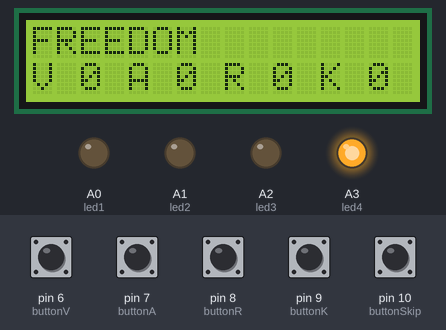
Recording of a sketch running on a simulated Arduino Uno, built with avr-gcc and run on an emulated ATmega328P. On the bench: 16×2 character LCD, output pins drawn as LEDs (lit = HIGH). The inputs (shaded band) are chosen by the test bench; at power-on: pin 6 (buttonV), pin 7 (buttonA), pin 8 (buttonR), pin 9 (buttonK), pin 10 (buttonSkip) HIGH. Random numbers use the default seed unless the sketch sets one; what the sketch prints to the serial monitor is not drawn.

Above: at 3.3 s.
3.4 s: pin 6 (buttonV) pulled LOW for 0.15 s
At 4.7 s:
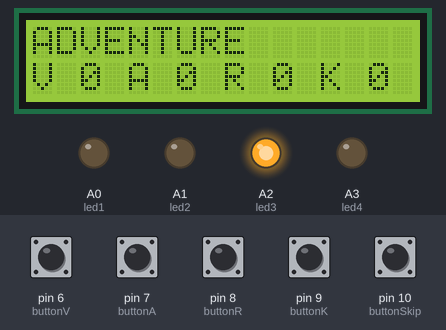
5.2 s: pin 7 (buttonA) pulled LOW for 0.15 s
At 6.0 s:
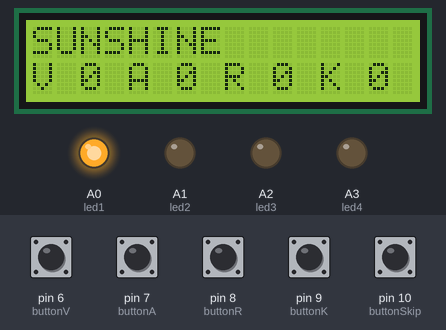
7.0 s: pin 8 (buttonR) pulled LOW for 0.15 s
At 8.5 s:
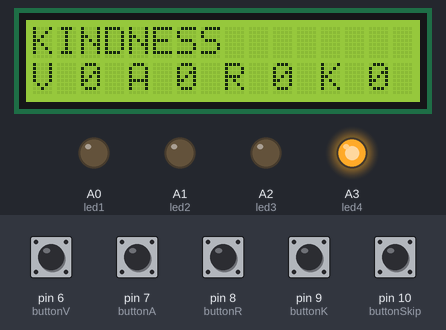
8.8 s: pin 9 (buttonK) pulled LOW for 0.15 s
At 10.2 s:
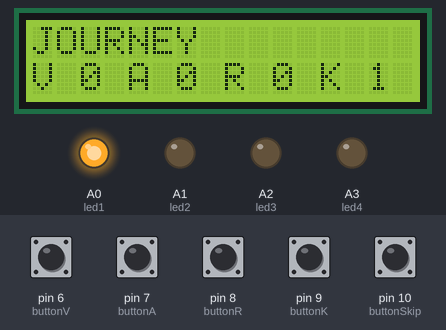
10.5 s: pin 10 (buttonSkip) pulled LOW for 0.15 s
At 11.9 s:
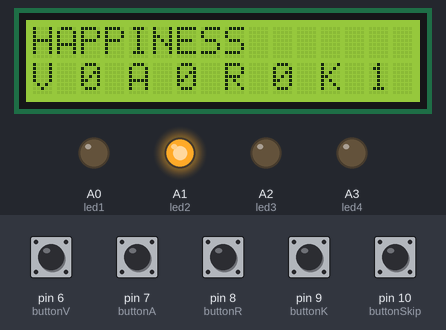
12.2 s: pin 6 (buttonV) pulled LOW for 1 s
At 13.7 s:
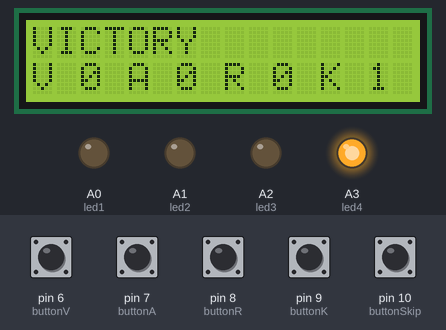
Timing chart, 0 to 15.2 s (numbered marks = the images above; inputs shaded):
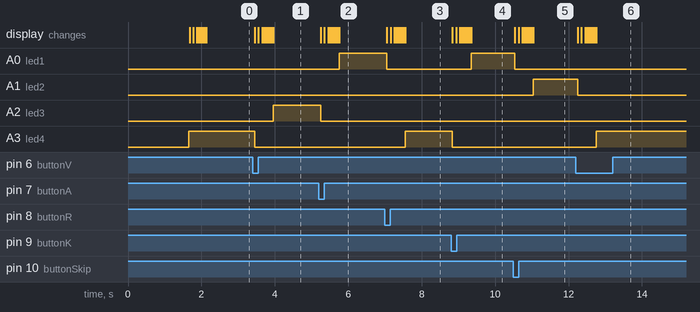

Measured:
- after the input at 3.4 s, A2 (led3): LOW → HIGH after 0.56 s; A3 (led4): HIGH → LOW after 0.05 s; the display: first changes after 0.05 s (image 1 shows a later state)
- after the input at 5.2 s, A0 (led1): LOW → HIGH after 0.56 s; A2 (led3): HIGH → LOW after 0.05 s; the display: first changes after 0.05 s (image 2 shows a later state)
- after the input at 7.0 s, A0 (led1): HIGH → LOW after 0.05 s; A3 (led4): LOW → HIGH after 0.56 s; the display: first changes after 0.05 s (image 3 shows a later state)
- after the input at 8.8 s, A0 (led1): LOW → HIGH after 0.54 s; A3 (led4): HIGH → LOW at once; the display: first changes at once (image 4 shows a later state)
- after the input at 10.5 s, A0 (led1): HIGH → LOW at once; A1 (led2): LOW → HIGH after 0.55 s; the display: first changes at once (image 5 shows a later state)
- after the input at 12.2 s, A1 (led2): HIGH → LOW after 0.05 s; A3 (led4): LOW → HIGH after 0.56 s; the display: first changes after 0.05 s (image 6 shows a later state)

The sketch:

v4.ino
```cpp
#include <LiquidCrystal.h>

// LCD pin configuration
const int rs = 12, en = 11, d4 = 5, d5 = 4, d6 = 3, d7 = 2;
LiquidCrystal lcd(rs, en, d4, d5, d6, d7);

// Button pin configuration
const int buttonV = 6;
const int buttonA = 7;
const int buttonR = 8;
const int buttonK = 9;
const int buttonSkip = 10;

// LED pin configuration - using analog pins as digital
const int led1 = A0;
const int led2 = A1;
const int led3 = A2;
const int led4 = A3;

// Score variables
int scoreV = 0;
int scoreA = 0;
int scoreR = 0;
int scoreK = 0;

// Word array
const char* words[] = {
  "SUNSHINE", "MORNING", "ADVENTURE", "BEAUTIFUL",
  "CHALLENGE", "VICTORY", "BRILLIANT", "DISCOVER",
  "FREEDOM", "HAPPINESS", "JOURNEY", "KINDNESS",
  "MIRACLE", "OPPORTUNITY", "PEACEFUL", "TREASURE",
  "WONDERFUL", "CREATIVE", "FRIENDSHIP", "INSPIRE", "VOLCANO", "AVALANCHE", "RAINBOW", "WATERFALL",
  "FOREST", "OCEAN", "MOUNTAIN", "GALAXY",
  "PLANET", "WEATHER", "CLIMATE", "ENERGY",
  "SCIENCE", "NATURE", "ANIMAL", "PLANT",
  "UNIVERSE", "ECOLOGY", "GEOLOGY", "BIOLOGY",  "SUCCESS", "ACHIEVE", "PASSION", "COURAGE",
  "DETERMINED", "POSITIVE", "GROWTH", "LEARNING",
  "STRENGTH", "WISDOM", "HARMONY", "BALANCE",
  "GRATITUDE", "PATIENCE", "RESPECT", "HONESTY",
  "CONFIDENCE", "OPTIMISM", "EMPATHY", "SERENITY",  "MYSTERY", "PUZZLE", "JOURNEY", "VICTORY",
  "FREEDOM", "WISDOM", "COURAGE", "SERENITY",
  "HARMONY", "PASSION", "LEGACY", "DESTINY",
  "FANTASY", "REALITY", "FUTURE", "HISTORY",
  "CULTURE", "TRADITION", "INNOVATION", "PROGRESS",  "PICTURE", "MUSIC", "COLOR", "NUMBER",
  "LETTER", "STORY", "DREAM", "SMILE",
  "LAUGH", "DANCE", "SING", "PLAY",
  "LEARN", "TEACH", "BUILD", "CREATE",
  "EXPLORE", "TRAVEL", "SHARE", "HELP"
};
const int wordCount = 12;

int currentWordIndex = -1;
int currentLed = -1; // Which LED is currently lit

// Button state tracking
unsigned long lastButtonPress = 0;
const unsigned long debounceDelay = 300;

void setup() {
  Serial.begin(9600);
  lcd.begin(16, 2);
  delay(500);
  // Initialize buttons
  pinMode(buttonV, INPUT_PULLUP);
  pinMode(buttonA, INPUT_PULLUP);
  pinMode(buttonR, INPUT_PULLUP);
  pinMode(buttonK, INPUT_PULLUP);
  pinMode(buttonSkip, INPUT_PULLUP);

  // Initialize LEDs
  pinMode(led1, OUTPUT);
  pinMode(led2, OUTPUT);
  pinMode(led3, OUTPUT);
  pinMode(led4, OUTPUT);

  // Turn off all LEDs initially
  turnOffAllLEDs();
  delay(500);
  randomSeed(analogRead(A5)); // Use unused analog pin for random seed
  delay(500);
  Serial.println("=== SYSTEM STARTED ===");
  Serial.println("LED to Button mapping:");
  Serial.println("LED1 -> Button V");
  Serial.println("LED2 -> Button A");
  Serial.println("LED3 -> Button R");
  Serial.println("LED4 -> Button K");

  displayRandomWord();
  lightRandomLED();
  updateScoreDisplay();
  Serial.println("Ready for button presses!");
}

void loop() {
  // Simple direct button checking
  checkButtonSimple(buttonV, 'V');
  checkButtonSimple(buttonA, 'A');
  checkButtonSimple(buttonR, 'R');
  checkButtonSimple(buttonK, 'K');
  checkButtonSimple(buttonSkip, 'S');
}

void checkButtonSimple(int buttonPin, char buttonType) {
  // Read button state directly
  int buttonState = digitalRead(buttonPin);

  // With INPUT_PULLUP: LOW means pressed
  if (buttonState == LOW) {
    Serial.print("=== BUTTON ");
    Serial.print(buttonType);
    Serial.println(" PRESSED ===");

    // Debounce check
    if (millis() - lastButtonPress > debounceDelay) {
      handleButtonPress(buttonType);
      lastButtonPress = millis();
    }

    // Wait for button release
    while (digitalRead(buttonPin) == LOW) {
      delay(10);
    }
    Serial.print("Button ");
    Serial.print(buttonType);
    Serial.println(" released");
  }
}

void handleButtonPress(char buttonType) {
  // Check if correct button was pressed for the lit LED
  bool correctPress = checkLEDButtonMatch(buttonType);

  // Update the score based on whether it was correct
  if (correctPress) {
    switch(buttonType) {
      case 'V':
        scoreV++;
        Serial.println(">>> CORRECT! V score incremented!");
        break;
      case 'A':
        scoreA++;
        Serial.println(">>> CORRECT! A score incremented!");
        break;
      case 'R':
        scoreR++;
        Serial.println(">>> CORRECT! R score incremented!");
        break;
      case 'K':
        scoreK++;
        Serial.println(">>> CORRECT! K score incremented!");
        break;
      case 'S':
        Serial.println(">>> Skip pressed - no score change");
        break;
    }
  } else {
    Serial.println(">>> WRONG button pressed! No score change.");
  }

  // Turn off current LED
  turnOffAllLEDs();

  // Update displays and show new word with new LED
  updateScoreDisplay();
  displayRandomWord();
  lightRandomLED();

  Serial.println("--- Ready for next button ---");
}

bool checkLEDButtonMatch(char buttonType) {
  // Check if pressed button matches the lit LED
  // LED1 -> V, LED2 -> A, LED3 -> R, LED4 -> K

  bool isMatch = false;

  switch(buttonType) {
    case 'V':
      isMatch = (currentLed == 0); // LED1 corresponds to V
      break;
    case 'A':
      isMatch = (currentLed == 1); // LED2 corresponds to A
      break;
    case 'R':
      isMatch = (currentLed == 2); // LED3 corresponds to R
      break;
    case 'K':
      isMatch = (currentLed == 3); // LED4 corresponds to K
      break;
    case 'S':
      isMatch = true; // Skip is always valid
      break;
  }

  Serial.print("LED ");
  Serial.print(currentLed + 1);
  Serial.print(" lit, Button ");
  Serial.print(buttonType);
  Serial.print(" pressed - ");
  Serial.println(isMatch ? "MATCH!" : "NO MATCH!");

  return isMatch;
}

void lightRandomLED() {
  // Turn off all LEDs first
  turnOffAllLEDs();

  // Randomly select an LED (0-3)
  currentLed = random(4);

  // Light up the selected LED
  switch(currentLed) {
    case 0:
      digitalWrite(led1, HIGH);
      Serial.println(">>> LED1 lit (Press V)");
      break;
    case 1:
      digitalWrite(led2, HIGH);
      Serial.println(">>> LED2 lit (Press A)");
      break;
    case 2:
      digitalWrite(led3, HIGH);
      Serial.println(">>> LED3 lit (Press R)");
      break;
    case 3:
      digitalWrite(led4, HIGH);
      Serial.println(">>> LED4 lit (Press K)");
      break;
  }
}

void turnOffAllLEDs() {
  digitalWrite(led1, LOW);
  digitalWrite(led2, LOW);
  digitalWrite(led3, LOW);
  digitalWrite(led4, LOW);
}

void displayRandomWord() {
  int newIndex;
  do {
    newIndex = random(wordCount);
  } while (newIndex == currentWordIndex && wordCount > 1);

  currentWordIndex = newIndex;

  lcd.setCursor(0, 0);
  lcd.print("                "); // Clear line
  lcd.setCursor(0, 0);
  lcd.print(words[currentWordIndex]);

  Serial.print("New word displayed: ");
  Serial.println(words[currentWordIndex]);
}

void updateScoreDisplay() {
  // Clear the entire second line first
  lcd.setCursor(0, 1);
  lcd.print("                "); // Clear entire line
  delay(50);
  // Optimized spacing to fit all scores within 16 characters
  // Format: "V:99 A:99 R:99 K:99" = 15 characters total

  // V score (positions 0-3)
  lcd.setCursor(0, 1);
  delay(50);
  lcd.print("V");
  printScore(scoreV, 2); // 2 characters for V score
  delay(50);
//  lcd.print("*");
  // A score (positions 4-7)
  lcd.setCursor(4, 1);
  delay(50);
  lcd.print("A");
  delay(50);
  printScore(scoreA, 2); // 2 characters for A score
//  lcd.print("*");
  // R score (positions 8-11)
  lcd.setCursor(8, 1);
  delay(50);
  lcd.print("R");
  delay(50);
  printScore(scoreR, 2); // 2 characters for R score
//  lcd.print("*");
  // K score (positions 12-15) - LAST 4 CHARACTERS
  lcd.setCursor(12, 1);
  delay(50);
  lcd.print("K");
  delay(50);
  printScore(scoreK, 2); // 2 characters for K score
//  lcd.print("*");
  delay(50);
  // Update Serial for debugging
  Serial.print("Current scores - V:");
  Serial.print(scoreV);
  Serial.print(" A:");
  Serial.print(scoreA);
  Serial.print(" R:");
  Serial.print(scoreR);
  Serial.print(" K:");
  Serial.println(scoreK);
}

void printTwoDigitScore(int score) {
  if (score < 10) {
    lcd.print("0");
    lcd.print(score);
  } else if (score < 100) {
    lcd.print(score);
  } else {
    lcd.print("99");
  }
}
// Helper function to print scores with proper formatting
void printScore(int score, int width) {
  if (score < 10) {
    lcd.print(" "); // Add space for single digit numbers
    lcd.print(score);
  } else if (score < 100) {
    lcd.print(score); // Two digit numbers fit perfectly
  } else {
    lcd.print("99"); // Limit to 99 if exceeds
  }
}

void logButtonStates() {
  Serial.print("Button states: V=");
  Serial.print(digitalRead(buttonV));
  Serial.print(" A=");
  Serial.print(digitalRead(buttonA));
  Serial.print(" R=");
  Serial.print(digitalRead(buttonR));
  Serial.print(" K=");
  Serial.print(digitalRead(buttonK));
  Serial.print(" Skip=");
  Serial.println(digitalRead(buttonSkip));
}
```
